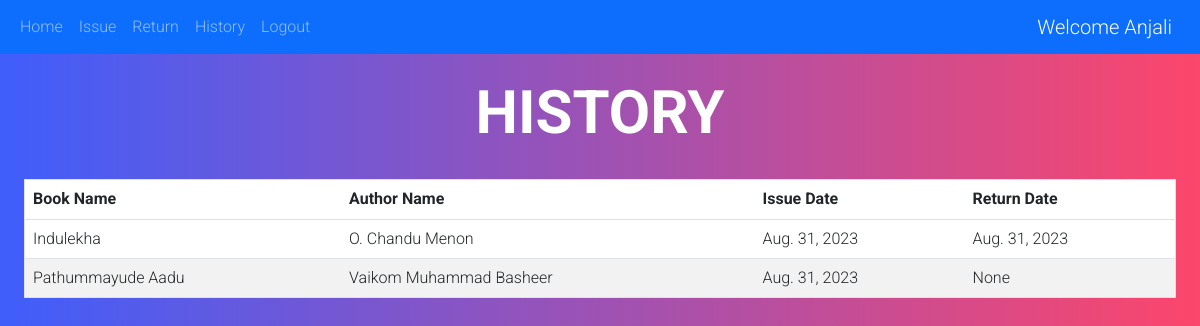
The page /history (signed in) on the database as committed earlier.
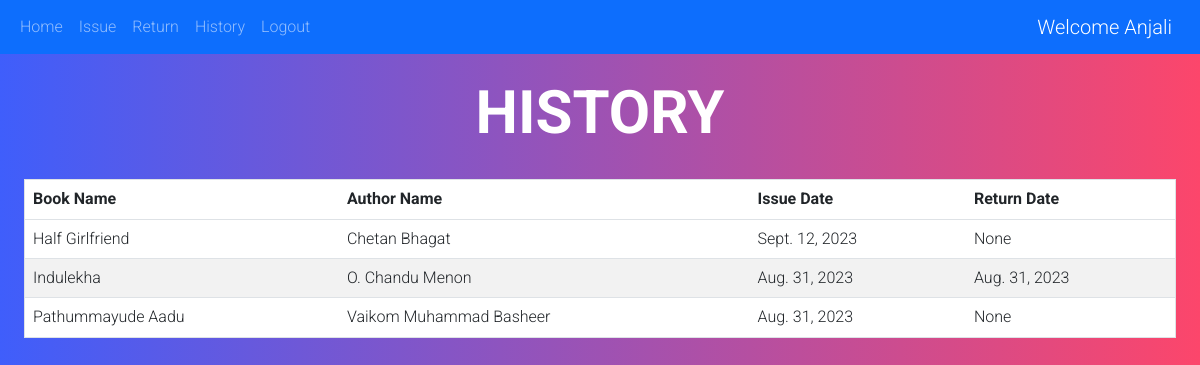
The same page on the database as committed later.
### libraryapp/models.py (models this page shows, shortened)
class IssuedItem(models.Model):
    book_id = models.ForeignKey(Book, on_delete=models.CASCADE)
    user_id = models.ForeignKey(User, on_delete=models.CASCADE)
    issue_date = models.DateField(default=date.today(),blank=False)
    return_date = models.DateField(blank=True,null=True)

class Book(models.Model):
    book_name = models.CharField(max_length=150)
    author_name = models.CharField(max_length=200)
    subject = models.CharField(max_length=2000)
    class Meta:
        unique_together = ('book_name','author_name')

### libraryapp/views.py (the view)
# urls.py: path('history',views.history,name='history'),
@login_required(login_url='login')
def history(request):
    my_items = IssuedItem.objects.filter(user_id=request.user).order_by('-issue_date')
    paginator = Paginator(my_items,10)
    page_number = request.GET.get('page')
    show_data_final = paginator.get_page(page_number)
    return render(request,'history.html',{'books':show_data_final})

### templates/history.html (shortened to what this page needs)
<!DOCTYPE html>
<html lang="en">
{% load static %}
<head>
    <link href="https://cdn.jsdelivr.net/npm/bootstrap@5.2.3/dist/css/bootstrap.min.css" rel="stylesheet"
>
</head>
<body>
    <nav class="navbar navbar-expand-lg bg-body-light,navbar navbar-dark bg-primary">
        <div class="container-fluid">
            <div class="collapse navbar-collapse" id="navbarSupportedContent">
                <ul class="navbar-nav me-auto mb-2 mb-lg-0">
                    {% if not user.is_authenticated %}
                    <li class="nav-item">
                        <a class="nav-link" href="/">Login</a>
                    </li>
                    <li class="nav-item">
                        <a class="nav-link" href="register">Register</a>
                    </li>
                    {% else %}
                    <li class="nav-item">
                        <a class="nav-link" href="home">Home</a>
                    </li>
                    <li class="nav-item">
                        <a class="nav-link" href="issue">Issue</a>
                    </li>
                    <li class="nav-item">
                        <a class="nav-link" href="return_item">Return</a>
                    </li>
                    <li class="nav-item">
                        <a class="nav-link" href="history">History</a>
                    </li>
                    <li class="nav-item">
                        <a class="nav-link" href="logout">Logout</a>
                    </li>
                    {% endif %}
                </ul>
            </div>
            {% if user.is_authenticated %}
            <a class="navbar-brand" href="#">Welcome {{request.user.first_name}}</a>
            {% endif %}
        </div>
    </nav>
    <main>
        <section class="hero-section" id="hero">
            <div class="container">
                <center>
                    <br />
                    <h1 class="display-5 fw-bold">History</h1>
                    <br />
                </center>
                <div class="container">
                    <table class="table">
                        <thead class="thead-dark">
                            <tr>
                                <th scope="col">Book Name</th>
                                <th scope="col">Author Name</th>
                                <th scope="col">Issue Date</th>
                                <th scope="col">Return Date</th>
                            </tr>
                        </thead>
                        <tbody>
                            {% for book in books %}
                            <tr>
                                <td>{{book.book_id.book_name}}</td>
                                <td>{{book.book_id.author_name}}</td>
                                <td>{{book.issue_date}}</td>
                                <td>{{book.return_date}}</td>
                            </tr>
                            {% endfor %}
                        </tbody>
                    </table>
                </div>
                <div class="mx-auto" style="width: 200px">
                </div>
            </div>
        </section>
    </main>
</body>
</html>

### templates/history.html (style rules this page uses)
* { margin: 0; padding: 0; box-sizing: border-box; }
html, body { font-family: 'Roboto', sans-serif; font-weight: 300; line-height: 1.4; scroll-behavior: smooth; }
.container { max-width: 1200px; margin: 0 auto; }
.hero-section { background: linear-gradient(to right, #3f5efb, #fc466b); height: 90vh; display: grid; color: white; background-repeat: no-repeat; background-size: cover; }
.hero-section .container { display: flex; flex-direction: column; }
.hero-section h1 { font-size: 60px; text-transform: uppercase; }
table { border-collapse: collapse; border-spacing: 0; border-radius: 10px; width: 100%; border: 1px solid #ddd; }
th, td { text-align: left; padding: 16px; }
tr:nth-child(even) { background-color: #f2f2f2; }
tr:nth-child(odd) { background-color: #ffffff; }

Rows that differ between the two databases and show on the page:
added IssuedItem: book_id.book_name "Half Girlfriend", book_id.author_name "Chetan Bhagat", issue_date "Sept. 12, 2023", return_date "None"
